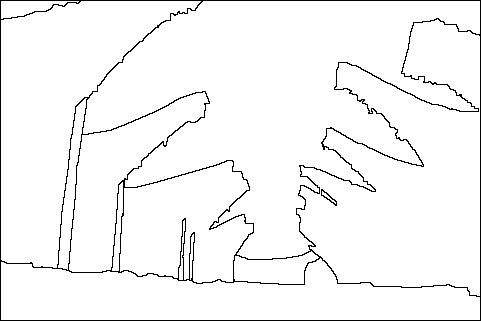
#> input picture src/evaluator/Optimal_Segmentation_Files/13 seg_1.jpg, 481 x 321 px, found by its file name; its folder holds 3 pictures in this run
$ python run.py '../evaluator/Optimal_Segmentation_Files/13 seg_1.jpg'
#> lines starting #> are read from the running program, lines starting #| are printed output that depends on the picture
### src/evaluator/fileReader.py
# you need to download PIL:
	#for python 3: python3 -m pip install Pillow
	#for python 2: sudo pip install Pillow
#file reader: reads file name and returns 2d array
from PIL import Image
import numpy as np

def readImage(filename):
	im = Image.open(filename)
#> im is the input picture: PIL image 481x321 L; min 0, max 255, mean 245.3
	pix = im.load()
	width, height = im.size
#> width = 481; height = 321
	data = fixData(list(im.getdata()))
#> data = 154401 items
	#get pixel (x,y) by pixel_values[width*y+x]
	try:
		return np.array(data).reshape((height, width))
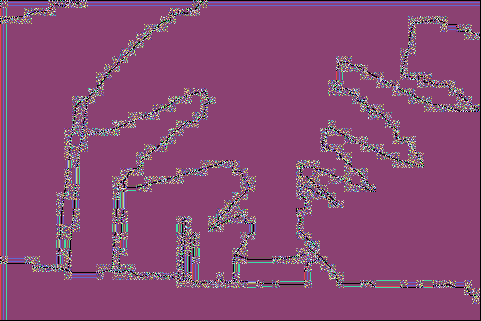
#> returned value: shape (321, 481) int64; 74 distinct labels, from 0 to 255; one colour per label, 0 black
	except:
		raise Exception("Mo")

def fixData(data):
	#if data contains tuples, then replace every tuple with the first number in the tuple
	check = type(data[0])
	if check == tuple:
		for i in range(len(data)):
			data[i] = data[i][0]
	return data

# [19 lines left out: function readTextFile, not called in this run]

### src/images/run.py
import os
import sys
from fileReader import readImage
from fileReader import readTextFile
import re

if sys.argv[0] != "earlyStopping":
	path = os.path.dirname(os.path.abspath(__file__).replace("evaluator", "evaluator"))

else:
	path = os.path.dirname(os.path.abspath(__file__).replace("evaluator", "src")) + "/images"

optimalFolder = path + "/Optimal_Segmentation_Files"  # you may have to specify the complete path
studentFolder = path + "/Student_Segmentation_Files" # you may have to specify the complete path
colorValueSlackRange = 5
blackValueThreshold = 100 # colors below 100 is black
pixelRangeCheck = 4
checkEightSurroundingPixels = True

def atoi(text):
    return int(text) if text.isdigit() else text

def natural_keys(text):
    return [ atoi(c) for c in re.split(r'(\d+)', text) ]

def readFilesFromFolder(directory):
	allFiles = []
	for filename in sorted(os.listdir(directory), key=natural_keys):
		if filename.endswith(".jpg") or filename.endswith(".png"):
			filename = os.path.join(directory, filename)
			allFiles.append(readImage(filename))
		elif filename.endswith(".txt"):
			filename = os.path.join(directory, filename)
			allFiles.append(readTextFile(filename))
#> pass 2 of the loop in readFilesFromFolder, `for filename in sorted(os.listdir(directory), key=natural_keys):`:
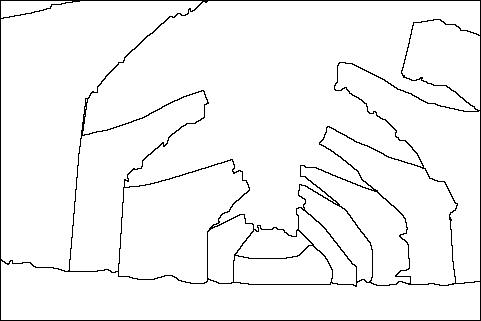
#> input picture src/evaluator/Optimal_Segmentation_Files/16 seg_1.jpg, 481 x 321 px, found by its file name
#> in readImage, im is the input picture: PIL image 481x321 L; min 0, max 255, mean 245
#> in readImage (call 2), `return np.array(data).reshape((height, width))`:
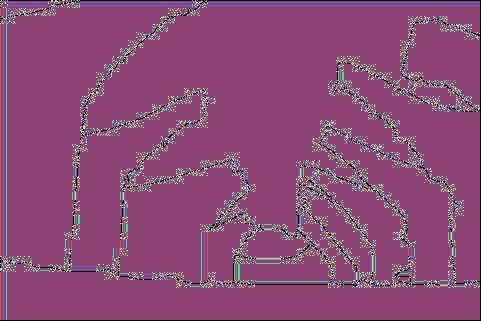
#> returned value: shape (321, 481) int64; 71 distinct labels, from 0 to 255; one colour per label, 0 black
#> pass 3 of the loop in readFilesFromFolder, `for filename in sorted(os.listdir(directory), key=natural_keys):`:
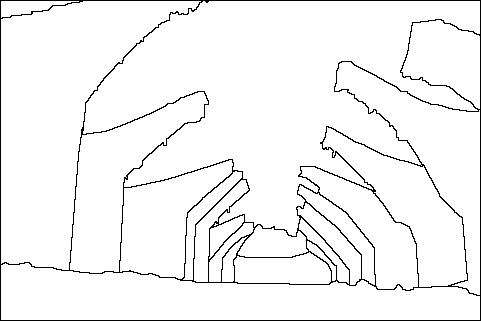
#> input picture src/evaluator/Optimal_Segmentation_Files/25 seg_1.jpg, 481 x 321 px, found by its file name
#> in readImage, im is the input picture: PIL image 481x321 L; min 0, max 255, mean 243.9
#> in readImage (call 3), `return np.array(data).reshape((height, width))`:
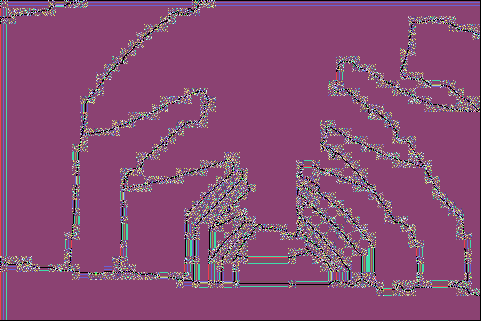
#> returned value: shape (321, 481) int64; 74 distinct labels, from 0 to 255; one colour per label, 0 black
	return allFiles


def comparePics(studentPic, optimalSegmentPic):
    # for each pixel in studentPic, compare to corresponding pixel in optimalSegmentPic
	global colorValueSlackRange
	global checkEightSurroundingPixels
	global pixelRangeCheck

	height, width = studentPic.shape

	counter = 0 #counts the number of similar pics
	numberOfBlackPixels = 0
	for w in range(width):
		for h in range(height):
			#if any pixel nearby or at the same position is within the range, it counts as correct
			color1 = studentPic[h][w]
			color2 = optimalSegmentPic[h][w]
			if color1 < blackValueThreshold:
				#black color
				numberOfBlackPixels +=1
				if(int(color1) == int(color2)):
					counter +=1
					continue
				elif checkEightSurroundingPixels:
					#check surroundings
					correctFound = False
					for w2 in range(w-pixelRangeCheck, w + pixelRangeCheck + 1):
						if(correctFound):
							break
						for h2 in range(h - pixelRangeCheck, h + pixelRangeCheck + 1):
							if(w2 >=0 and h2 >= 0 and w2 < width and h2 < height):

								color2 = optimalSegmentPic[h2][w2]
								if( color1 - colorValueSlackRange< color2  and color2 < colorValueSlackRange + color1):
									correctFound = True
									counter +=1
									break

	return counter/max(numberOfBlackPixels,1)


def main():
	optimalFiles = readFilesFromFolder(optimalFolder)
#> optimalFiles = 3 items
	studentFiles = readFilesFromFolder(studentFolder)
	totalScore = 0
	for student in studentFiles:
		highestScore = 0
		for opt in optimalFiles:
			result1 = comparePics(opt,student)
			result2 = comparePics(student,opt)
#			print("PRI 1: %.2f" % result1)
#			print("PRI 2: %.2f" % result2)
			result = min(result1,result2)
			highestScore = max(highestScore,result)
		totalScore += highestScore
		a = highestScore*100
		print("Score: %.2f" % a + "%")
	a = totalScore/len(studentFiles)*100
	print("Total Average Score: %.2f" % a + "%")

#> (the run stopped early here; a loop or call above may not have finished)
